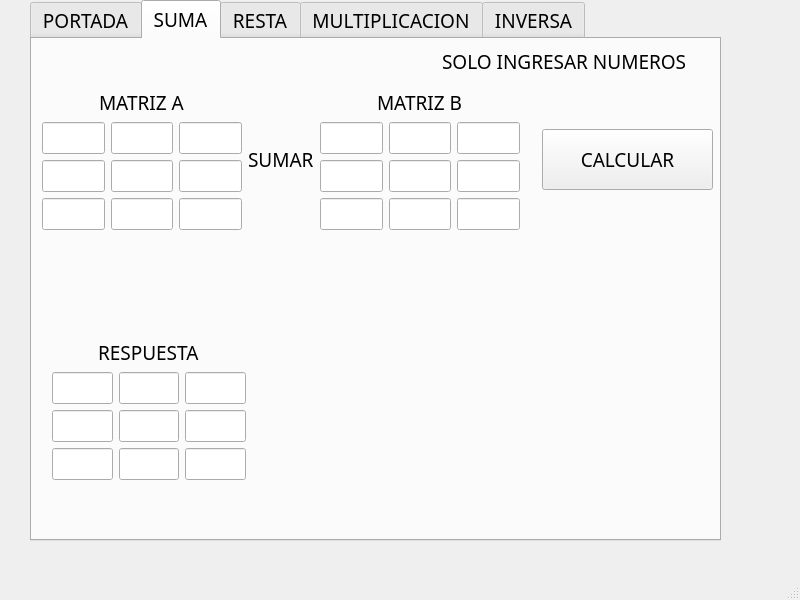
<?xml version="1.0" encoding="UTF-8"?>
<ui version="4.0">
 <class>MainWindow</class>
 <widget class="QMainWindow" name="MainWindow">
  <property name="geometry">
   <rect>
    <x>0</x>
    <y>0</y>
    <width>800</width>
    <height>600</height>
   </rect>
  </property>
  <property name="windowTitle">
   <string>MainWindow</string>
  </property>
  <widget class="QWidget" name="centralwidget">
   <widget class="QTabWidget" name="tabWidget">
    <property name="geometry">
     <rect>
      <x>30</x>
      <y>0</y>
      <width>691</width>
      <height>541</height>
     </rect>
    </property>
    <property name="font">
     <font>
      <family>Montserrat</family>
      <pointsize>14</pointsize>
     </font>
    </property>
    <property name="currentIndex">
     <number>1</number>
    </property>
    <widget class="QWidget" name="tab_5">
     <attribute name="title">
      <string>PORTADA</string>
     </attribute>
     <widget class="QWidget" name="formLayoutWidget">
      <property name="geometry">
       <rect>
        <x>9</x>
        <y>-1</y>
        <width>681</width>
        <height>521</height>
       </rect>
      </property>
      <layout class="QFormLayout" name="formLayout"/>
     </widget>
    </widget>
    <widget class="QWidget" name="tab">
     <attribute name="title">
      <string>SUMA</string>
     </attribute>
     <widget class="QWidget" name="gridLayoutWidget_3">
      <property name="geometry">
       <rect>
        <x>20</x>
        <y>300</y>
        <width>194</width>
        <height>141</height>
       </rect>
      </property>
      <layout class="QGridLayout" name="gridLayout_3">
       <item row="1" column="0">
        <widget class="QLineEdit" name="txtMresSum11"/>
       </item>
       <item row="3" column="0">
        <widget class="QLineEdit" name="txtMresSum31"/>
       </item>
       <item row="2" column="2">
        <widget class="QLineEdit" name="txtMresSum23"/>
       </item>
       <item row="1" column="1">
        <widget class="QLineEdit" name="txtMresSum12"/>
       </item>
       <item row="2" column="1">
        <widget class="QLineEdit" name="txtMresSum22"/>
       </item>
       <item row="2" column="0">
        <widget class="QLineEdit" name="txtMresSum21"/>
       </item>
       <item row="3" column="1">
        <widget class="QLineEdit" name="txtMresSum32"/>
       </item>
       <item row="1" column="2">
        <widget class="QLineEdit" name="txtMresSum13"/>
       </item>
       <item row="3" column="2">
        <widget class="QLineEdit" name="txtMresSum33"/>
       </item>
       <item row="0" column="0" colspan="3" alignment="Qt::AlignmentFlag::AlignHCenter">
        <widget class="QLabel" name="label_4">
         <property name="font">
          <font>
           <family>Montserrat</family>
           <pointsize>14</pointsize>
          </font>
         </property>
         <property name="focusPolicy">
          <enum>Qt::FocusPolicy::NoFocus</enum>
         </property>
         <property name="text">
          <string>RESPUESTA</string>
         </property>
        </widget>
       </item>
      </layout>
     </widget>
     <widget class="QLabel" name="label_9">
      <property name="geometry">
       <rect>
        <x>410</x>
        <y>10</y>
        <width>271</width>
        <height>24</height>
       </rect>
      </property>
      <property name="font">
       <font>
        <family>Montserrat</family>
        <pointsize>14</pointsize>
       </font>
      </property>
      <property name="text">
       <string>SOLO INGRESAR NUMEROS</string>
      </property>
     </widget>
     <widget class="QWidget" name="gridLayoutWidget_8">
      <property name="geometry">
       <rect>
        <x>10</x>
        <y>50</y>
        <width>478</width>
        <height>141</height>
       </rect>
      </property>
      <layout class="QGridLayout" name="gridLayout_19">
       <item row="0" column="2">
        <widget class="QLabel" name="label_19">
         <property name="font">
          <font>
           <family>Montserrat</family>
           <pointsize>14</pointsize>
          </font>
         </property>
         <property name="text">
          <string>SUMAR</string>
         </property>
        </widget>
       </item>
       <item row="0" column="3">
        <layout class="QGridLayout" name="gridLayout_20">
         <item row="1" column="1">
          <widget class="QLineEdit" name="txtMbSum12"/>
         </item>
         <item row="2" column="1">
          <widget class="QLineEdit" name="txtMbSum22"/>
         </item>
         <item row="1" column="0">
          <widget class="QLineEdit" name="txtMbSum11"/>
         </item>
         <item row="2" column="2">
          <widget class="QLineEdit" name="txtMbSum23"/>
         </item>
         <item row="2" column="0">
          <widget class="QLineEdit" name="txtMbSum21"/>
         </item>
         <item row="3" column="1">
          <widget class="QLineEdit" name="txtMbSum32"/>
         </item>
         <item row="3" column="0">
          <widget class="QLineEdit" name="txtMbSum31"/>
         </item>
         <item row="3" column="2">
          <widget class="QLineEdit" name="txtMbSum33"/>
         </item>
         <item row="1" column="2">
          <widget class="QLineEdit" name="txtMbSum13"/>
         </item>
         <item row="0" column="0" colspan="3" alignment="Qt::AlignmentFlag::AlignHCenter|Qt::AlignmentFlag::AlignVCenter">
          <widget class="QLabel" name="label_20">
           <property name="font">
            <font>
             <family>Montserrat</family>
             <pointsize>14</pointsize>
            </font>
           </property>
           <property name="text">
            <string>MATRIZ B</string>
           </property>
          </widget>
         </item>
        </layout>
       </item>
       <item row="0" column="1">
        <layout class="QGridLayout" name="gridLayout_21">
         <item row="2" column="2">
          <widget class="QLineEdit" name="txtMaSum23"/>
         </item>
         <item row="1" column="2">
          <widget class="QLineEdit" name="txtMaSum13"/>
         </item>
         <item row="0" column="0" colspan="3" alignment="Qt::AlignmentFlag::AlignHCenter">
          <widget class="QLabel" name="label_21">
           <property name="font">
            <font>
             <family>Montserrat</family>
             <pointsize>14</pointsize>
            </font>
           </property>
           <property name="focusPolicy">
            <enum>Qt::FocusPolicy::NoFocus</enum>
           </property>
           <property name="text">
            <string>MATRIZ A</string>
           </property>
          </widget>
         </item>
         <item row="2" column="0">
          <widget class="QLineEdit" name="txtMaSum21"/>
         </item>
         <item row="2" column="1">
          <widget class="QLineEdit" name="txtMaSum22"/>
         </item>
         <item row="3" column="0">
          <widget class="QLineEdit" name="txtMaSum31"/>
         </item>
         <item row="1" column="1">
          <widget class="QLineEdit" name="txtMaSum12"/>
         </item>
         <item row="3" column="2">
          <widget class="QLineEdit" name="txtMaSum33"/>
         </item>
         <item row="3" column="1">
          <widget class="QLineEdit" name="txtMaSum32"/>
         </item>
         <item row="1" column="0">
          <widget class="QLineEdit" name="txtMaSum11"/>
         </item>
        </layout>
       </item>
      </layout>
     </widget>
     <widget class="QPushButton" name="btnCalcularSum">
      <property name="geometry">
       <rect>
        <x>510</x>
        <y>90</y>
        <width>171</width>
        <height>61</height>
       </rect>
      </property>
      <property name="text">
       <string>CALCULAR</string>
      </property>
     </widget>
    </widget>
    <widget class="QWidget" name="tab_2">
     <attribute name="title">
      <string>RESTA</string>
     </attribute>
     <widget class="QWidget" name="gridLayoutWidget_6">
      <property name="geometry">
       <rect>
        <x>10</x>
        <y>55</y>
        <width>478</width>
        <height>141</height>
       </rect>
      </property>
      <layout class="QGridLayout" name="gridLayout_13">
       <item row="0" column="2">
        <widget class="QLabel" name="label_13">
         <property name="font">
          <font>
           <family>Montserrat</family>
           <pointsize>14</pointsize>
          </font>
         </property>
         <property name="text">
          <string>RESTAR</string>
         </property>
        </widget>
       </item>
       <item row="0" column="3">
        <layout class="QGridLayout" name="gridLayout_14">
         <item row="1" column="1">
          <widget class="QLineEdit" name="txtMbResta12"/>
         </item>
         <item row="2" column="1">
          <widget class="QLineEdit" name="txtMbResta23"/>
         </item>
         <item row="1" column="0">
          <widget class="QLineEdit" name="txtMbResta11"/>
         </item>
         <item row="2" column="2">
          <widget class="QLineEdit" name="lineEdit_67"/>
         </item>
         <item row="2" column="0">
          <widget class="QLineEdit" name="txtMbResta21"/>
         </item>
         <item row="3" column="1">
          <widget class="QLineEdit" name="txtMbResta32"/>
         </item>
         <item row="3" column="0">
          <widget class="QLineEdit" name="txtMbResta31"/>
         </item>
         <item row="3" column="2">
          <widget class="QLineEdit" name="txtMbResta33"/>
         </item>
         <item row="1" column="2">
          <widget class="QLineEdit" name="txtMbResta13"/>
         </item>
         <item row="0" column="0" colspan="3" alignment="Qt::AlignmentFlag::AlignHCenter|Qt::AlignmentFlag::AlignVCenter">
          <widget class="QLabel" name="label_11">
           <property name="font">
            <font>
             <family>Montserrat</family>
             <pointsize>14</pointsize>
            </font>
           </property>
           <property name="text">
            <string>MATRIZ B</string>
           </property>
          </widget>
         </item>
        </layout>
       </item>
       <item row="0" column="1">
        <layout class="QGridLayout" name="gridLayout_15">
         <item row="2" column="2">
          <widget class="QLineEdit" name="txtMaResta23"/>
         </item>
         <item row="1" column="2">
          <widget class="QLineEdit" name="txtMaResta13"/>
         </item>
         <item row="0" column="0" colspan="3" alignment="Qt::AlignmentFlag::AlignHCenter">
          <widget class="QLabel" name="label_12">
           <property name="font">
            <font>
             <family>Montserrat</family>
             <pointsize>14</pointsize>
            </font>
           </property>
           <property name="focusPolicy">
            <enum>Qt::FocusPolicy::NoFocus</enum>
           </property>
           <property name="text">
            <string>MATRIZ A</string>
           </property>
          </widget>
         </item>
         <item row="2" column="0">
          <widget class="QLineEdit" name="txtMaResta21"/>
         </item>
         <item row="2" column="1">
          <widget class="QLineEdit" name="txtMaResta22"/>
         </item>
         <item row="3" column="0">
          <widget class="QLineEdit" name="txtMaResta31"/>
         </item>
         <item row="1" column="1">
          <widget class="QLineEdit" name="txtMaResta12"/>
         </item>
         <item row="3" column="2">
          <widget class="QLineEdit" name="txtMaResta33"/>
         </item>
         <item row="3" column="1">
          <widget class="QLineEdit" name="txtMaResta32"/>
         </item>
         <item row="1" column="0">
          <widget class="QLineEdit" name="txtMaResta11"/>
         </item>
        </layout>
       </item>
      </layout>
     </widget>
     <widget class="QWidget" name="gridLayoutWidget_5">
      <property name="geometry">
       <rect>
        <x>20</x>
        <y>330</y>
        <width>194</width>
        <height>141</height>
       </rect>
      </property>
      <layout class="QGridLayout" name="gridLayout_10">
       <item row="1" column="0">
        <widget class="QLineEdit" name="txtMresResta11"/>
       </item>
       <item row="3" column="0">
        <widget class="QLineEdit" name="txtMresResta31"/>
       </item>
       <item row="2" column="2">
        <widget class="QLineEdit" name="txtMresResta23"/>
       </item>
       <item row="1" column="1">
        <widget class="QLineEdit" name="txtMresResta12"/>
       </item>
       <item row="2" column="1">
        <widget class="QLineEdit" name="txtMresResta22"/>
       </item>
       <item row="2" column="0">
        <widget class="QLineEdit" name="txtMresResta21"/>
       </item>
       <item row="3" column="1">
        <widget class="QLineEdit" name="txtMresResta32"/>
       </item>
       <item row="1" column="2">
        <widget class="QLineEdit" name="txtMresResta13"/>
       </item>
       <item row="3" column="2">
        <widget class="QLineEdit" name="txtMresResta33"/>
       </item>
       <item row="0" column="0" colspan="3" alignment="Qt::AlignmentFlag::AlignHCenter">
        <widget class="QLabel" name="label_8">
         <property name="font">
          <font>
           <family>Montserrat</family>
           <pointsize>14</pointsize>
          </font>
         </property>
         <property name="focusPolicy">
          <enum>Qt::FocusPolicy::NoFocus</enum>
         </property>
         <property name="text">
          <string>RESPUESTA</string>
         </property>
        </widget>
       </item>
      </layout>
     </widget>
     <widget class="QLabel" name="label_10">
      <property name="geometry">
       <rect>
        <x>410</x>
        <y>10</y>
        <width>271</width>
        <height>24</height>
       </rect>
      </property>
      <property name="font">
       <font>
        <family>Montserrat</family>
        <pointsize>14</pointsize>
       </font>
      </property>
      <property name="text">
       <string>SOLO INGRESAR NUMEROS</string>
      </property>
     </widget>
     <widget class="QPushButton" name="btnCalcularResta">
      <property name="geometry">
       <rect>
        <x>500</x>
        <y>100</y>
        <width>171</width>
        <height>61</height>
       </rect>
      </property>
      <property name="text">
       <string>CALCULAR</string>
      </property>
     </widget>
    </widget>
    <widget class="QWidget" name="tab_3">
     <attribute name="title">
      <string>MULTIPLICACION</string>
     </attribute>
     <widget class="QWidget" name="gridLayoutWidget_7">
      <property name="geometry">
       <rect>
        <x>20</x>
        <y>50</y>
        <width>471</width>
        <height>136</height>
       </rect>
      </property>
      <layout class="QGridLayout" name="gridLayout_16">
       <item row="0" column="2">
        <widget class="QLabel" name="label_14">
         <property name="font">
          <font>
           <family>Montserrat</family>
           <pointsize>14</pointsize>
          </font>
         </property>
         <property name="text">
          <string>MULTIPLICAR</string>
         </property>
        </widget>
       </item>
       <item row="0" column="3">
        <layout class="QGridLayout" name="gridLayout_17">
         <item row="1" column="1">
          <widget class="QLineEdit" name="lineEdit_82"/>
         </item>
         <item row="2" column="1">
          <widget class="QLineEdit" name="lineEdit_83"/>
         </item>
         <item row="1" column="0">
          <widget class="QLineEdit" name="lineEdit_84"/>
         </item>
         <item row="2" column="2">
          <widget class="QLineEdit" name="lineEdit_85"/>
         </item>
         <item row="2" column="0">
          <widget class="QLineEdit" name="lineEdit_86"/>
         </item>
         <item row="3" column="1">
          <widget class="QLineEdit" name="lineEdit_87"/>
         </item>
         <item row="3" column="0">
          <widget class="QLineEdit" name="lineEdit_88"/>
         </item>
         <item row="3" column="2">
          <widget class="QLineEdit" name="lineEdit_89"/>
         </item>
         <item row="1" column="2">
          <widget class="QLineEdit" name="lineEdit_90"/>
         </item>
         <item row="0" column="0" colspan="3" alignment="Qt::AlignmentFlag::AlignHCenter|Qt::AlignmentFlag::AlignVCenter">
          <widget class="QLabel" name="label_15">
           <property name="font">
            <font>
             <family>Montserrat</family>
             <pointsize>14</pointsize>
            </font>
           </property>
           <property name="text">
            <string>MATRIZ B</string>
           </property>
          </widget>
         </item>
        </layout>
       </item>
       <item row="0" column="1">
        <layout class="QGridLayout" name="gridLayout_18">
         <item row="2" column="2">
          <widget class="QLineEdit" name="lineEdit_91"/>
         </item>
         <item row="1" column="2">
          <widget class="QLineEdit" name="lineEdit_92"/>
         </item>
         <item row="0" column="0" colspan="3" alignment="Qt::AlignmentFlag::AlignHCenter">
          <widget class="QLabel" name="label_16">
           <property name="font">
            <font>
             <family>Montserrat</family>
             <pointsize>14</pointsize>
            </font>
           </property>
           <property name="focusPolicy">
            <enum>Qt::FocusPolicy::NoFocus</enum>
           </property>
           <property name="text">
            <string>MATRIZ A</string>
           </property>
          </widget>
         </item>
         <item row="2" column="0">
          <widget class="QLineEdit" name="lineEdit_93"/>
         </item>
         <item row="2" column="1">
          <widget class="QLineEdit" name="lineEdit_94"/>
         </item>
         <item row="3" column="0">
          <widget class="QLineEdit" name="lineEdit_95"/>
         </item>
         <item row="1" column="1">
          <widget class="QLineEdit" name="lineEdit_96"/>
         </item>
         <item row="3" column="2">
          <widget class="QLineEdit" name="lineEdit_97"/>
         </item>
         <item row="3" column="1">
          <widget class="QLineEdit" name="lineEdit_98"/>
         </item>
         <item row="1" column="0">
          <widget class="QLineEdit" name="txtMaMulti11"/>
         </item>
        </layout>
       </item>
      </layout>
     </widget>
     <widget class="QLabel" name="label_17">
      <property name="geometry">
       <rect>
        <x>400</x>
        <y>10</y>
        <width>271</width>
        <height>24</height>
       </rect>
      </property>
      <property name="font">
       <font>
        <family>Montserrat</family>
        <pointsize>14</pointsize>
       </font>
      </property>
      <property name="text">
       <string>SOLO INGRESAR NUMEROS</string>
      </property>
     </widget>
     <widget class="QWidget" name="gridLayoutWidget_4">
      <property name="geometry">
       <rect>
        <x>20</x>
        <y>340</y>
        <width>194</width>
        <height>141</height>
       </rect>
      </property>
      <layout class="QGridLayout" name="gridLayout_12">
       <item row="1" column="0">
        <widget class="QLineEdit" name="lineEdit_118"/>
       </item>
       <item row="3" column="0">
        <widget class="QLineEdit" name="lineEdit_119"/>
       </item>
       <item row="2" column="2">
        <widget class="QLineEdit" name="lineEdit_120"/>
       </item>
       <item row="1" column="1">
        <widget class="QLineEdit" name="lineEdit_121"/>
       </item>
       <item row="2" column="1">
        <widget class="QLineEdit" name="lineEdit_122"/>
       </item>
       <item row="2" column="0">
        <widget class="QLineEdit" name="lineEdit_123"/>
       </item>
       <item row="3" column="1">
        <widget class="QLineEdit" name="lineEdit_124"/>
       </item>
       <item row="1" column="2">
        <widget class="QLineEdit" name="lineEdit_125"/>
       </item>
       <item row="3" column="2">
        <widget class="QLineEdit" name="lineEdit_126"/>
       </item>
       <item row="0" column="0" colspan="3" alignment="Qt::AlignmentFlag::AlignHCenter">
        <widget class="QLabel" name="label_23">
         <property name="font">
          <font>
           <family>Montserrat</family>
           <pointsize>14</pointsize>
          </font>
         </property>
         <property name="focusPolicy">
          <enum>Qt::FocusPolicy::NoFocus</enum>
         </property>
         <property name="text">
          <string>RESPUESTA</string>
         </property>
        </widget>
       </item>
      </layout>
     </widget>
     <widget class="QPushButton" name="btnCalcularSum_4">
      <property name="geometry">
       <rect>
        <x>500</x>
        <y>90</y>
        <width>171</width>
        <height>61</height>
       </rect>
      </property>
      <property name="text">
       <string>CALCULAR</string>
      </property>
     </widget>
    </widget>
    <widget class="QWidget" name="tab_4">
     <attribute name="title">
      <string>INVERSA</string>
     </attribute>
     <widget class="QLabel" name="label_18">
      <property name="geometry">
       <rect>
        <x>400</x>
        <y>10</y>
        <width>271</width>
        <height>24</height>
       </rect>
      </property>
      <property name="font">
       <font>
        <family>Montserrat</family>
        <pointsize>14</pointsize>
       </font>
      </property>
      <property name="text">
       <string>SOLO INGRESAR NUMEROS</string>
      </property>
     </widget>
     <widget class="QWidget" name="gridLayoutWidget_9">
      <property name="geometry">
       <rect>
        <x>20</x>
        <y>340</y>
        <width>194</width>
        <height>141</height>
       </rect>
      </property>
      <layout class="QGridLayout" name="gridLayout_22">
       <item row="1" column="0">
        <widget class="QLineEdit" name="lineEdit_127"/>
       </item>
       <item row="3" column="0">
        <widget class="QLineEdit" name="lineEdit_128"/>
       </item>
       <item row="2" column="2">
        <widget class="QLineEdit" name="lineEdit_129"/>
       </item>
       <item row="1" column="1">
        <widget class="QLineEdit" name="lineEdit_130"/>
       </item>
       <item row="2" column="1">
        <widget class="QLineEdit" name="lineEdit_131"/>
       </item>
       <item row="2" column="0">
        <widget class="QLineEdit" name="lineEdit_132"/>
       </item>
       <item row="3" column="1">
        <widget class="QLineEdit" name="lineEdit_133"/>
       </item>
       <item row="1" column="2">
        <widget class="QLineEdit" name="lineEdit_134"/>
       </item>
       <item row="3" column="2">
        <widget class="QLineEdit" name="lineEdit_135"/>
       </item>
       <item row="0" column="0" colspan="3" alignment="Qt::AlignmentFlag::AlignHCenter">
        <widget class="QLabel" name="label_24">
         <property name="font">
          <font>
           <family>Montserrat</family>
           <pointsize>14</pointsize>
          </font>
         </property>
         <property name="focusPolicy">
          <enum>Qt::FocusPolicy::NoFocus</enum>
         </property>
         <property name="text">
          <string>ADJUNTA</string>
         </property>
        </widget>
       </item>
      </layout>
     </widget>
     <widget class="QWidget" name="gridLayoutWidget_10">
      <property name="geometry">
       <rect>
        <x>10</x>
        <y>40</y>
        <width>194</width>
        <height>141</height>
       </rect>
      </property>
      <layout class="QGridLayout" name="gridLayout_23">
       <item row="1" column="0">
        <widget class="QLineEdit" name="lineEdit_136"/>
       </item>
       <item row="3" column="0">
        <widget class="QLineEdit" name="lineEdit_137"/>
       </item>
       <item row="2" column="2">
        <widget class="QLineEdit" name="lineEdit_138"/>
       </item>
       <item row="1" column="1">
        <widget class="QLineEdit" name="lineEdit_139"/>
       </item>
       <item row="2" column="1">
        <widget class="QLineEdit" name="lineEdit_140"/>
       </item>
       <item row="2" column="0">
        <widget class="QLineEdit" name="lineEdit_141"/>
       </item>
       <item row="3" column="1">
        <widget class="QLineEdit" name="lineEdit_142"/>
       </item>
       <item row="1" column="2">
        <widget class="QLineEdit" name="lineEdit_143"/>
       </item>
       <item row="3" column="2">
        <widget class="QLineEdit" name="lineEdit_144"/>
       </item>
       <item row="0" column="0" colspan="3" alignment="Qt::AlignmentFlag::AlignHCenter">
        <widget class="QLabel" name="label_25">
         <property name="font">
          <font>
           <family>Montserrat</family>
           <pointsize>14</pointsize>
          </font>
         </property>
         <property name="focusPolicy">
          <enum>Qt::FocusPolicy::NoFocus</enum>
         </property>
         <property name="text">
          <string>MATRIZ A</string>
         </property>
        </widget>
       </item>
      </layout>
     </widget>
     <widget class="QWidget" name="gridLayoutWidget_11">
      <property name="geometry">
       <rect>
        <x>240</x>
        <y>340</y>
        <width>194</width>
        <height>141</height>
       </rect>
      </property>
      <layout class="QGridLayout" name="gridLayout_24">
       <item row="1" column="0">
        <widget class="QLineEdit" name="lineEdit_145"/>
       </item>
       <item row="3" column="0">
        <widget class="QLineEdit" name="lineEdit_146"/>
       </item>
       <item row="2" column="2">
        <widget class="QLineEdit" name="lineEdit_147"/>
       </item>
       <item row="1" column="1">
        <widget class="QLineEdit" name="lineEdit_148"/>
       </item>
       <item row="2" column="1">
        <widget class="QLineEdit" name="lineEdit_149"/>
       </item>
       <item row="2" column="0">
        <widget class="QLineEdit" name="lineEdit_150"/>
       </item>
       <item row="3" column="1">
        <widget class="QLineEdit" name="lineEdit_151"/>
       </item>
       <item row="1" column="2">
        <widget class="QLineEdit" name="lineEdit_152"/>
       </item>
       <item row="3" column="2">
        <widget class="QLineEdit" name="lineEdit_153"/>
       </item>
       <item row="0" column="0" colspan="3" alignment="Qt::AlignmentFlag::AlignHCenter">
        <widget class="QLabel" name="label_26">
         <property name="font">
          <font>
           <family>Montserrat</family>
           <pointsize>14</pointsize>
          </font>
         </property>
         <property name="focusPolicy">
          <enum>Qt::FocusPolicy::NoFocus</enum>
         </property>
         <property name="text">
          <string>DETERMINANTE</string>
         </property>
        </widget>
       </item>
      </layout>
     </widget>
     <widget class="QWidget" name="gridLayoutWidget_12">
      <property name="geometry">
       <rect>
        <x>470</x>
        <y>340</y>
        <width>194</width>
        <height>141</height>
       </rect>
      </property>
      <layout class="QGridLayout" name="gridLayout_26">
       <item row="1" column="0">
        <widget class="QLineEdit" name="lineEdit_163"/>
       </item>
       <item row="3" column="0">
        <widget class="QLineEdit" name="lineEdit_164"/>
       </item>
       <item row="2" column="2">
        <widget class="QLineEdit" name="lineEdit_165"/>
       </item>
       <item row="1" column="1">
        <widget class="QLineEdit" name="lineEdit_166"/>
       </item>
       <item row="2" column="1">
        <widget class="QLineEdit" name="lineEdit_167"/>
       </item>
       <item row="2" column="0">
        <widget class="QLineEdit" name="lineEdit_168"/>
       </item>
       <item row="3" column="1">
        <widget class="QLineEdit" name="lineEdit_169"/>
       </item>
       <item row="1" column="2">
        <widget class="QLineEdit" name="lineEdit_170"/>
       </item>
       <item row="3" column="2">
        <widget class="QLineEdit" name="lineEdit_171"/>
       </item>
       <item row="0" column="0" colspan="3" alignment="Qt::AlignmentFlag::AlignHCenter">
        <widget class="QLabel" name="label_28">
         <property name="font">
          <font>
           <family>Montserrat</family>
           <pointsize>14</pointsize>
          </font>
         </property>
         <property name="focusPolicy">
          <enum>Qt::FocusPolicy::NoFocus</enum>
         </property>
         <property name="text">
          <string>INVERSA</string>
         </property>
        </widget>
       </item>
      </layout>
     </widget>
     <widget class="QPushButton" name="btnCalcularSum_5">
      <property name="geometry">
       <rect>
        <x>260</x>
        <y>70</y>
        <width>171</width>
        <height>61</height>
       </rect>
      </property>
      <property name="text">
       <string>CALCULAR</string>
      </property>
     </widget>
    </widget>
   </widget>
  </widget>
  <widget class="QMenuBar" name="menubar">
   <property name="geometry">
    <rect>
     <x>0</x>
     <y>0</y>
     <width>800</width>
     <height>33</height>
    </rect>
   </property>
  </widget>
  <widget class="QStatusBar" name="statusbar"/>
 </widget>
 <resources/>
 <connections/>
</ui>
